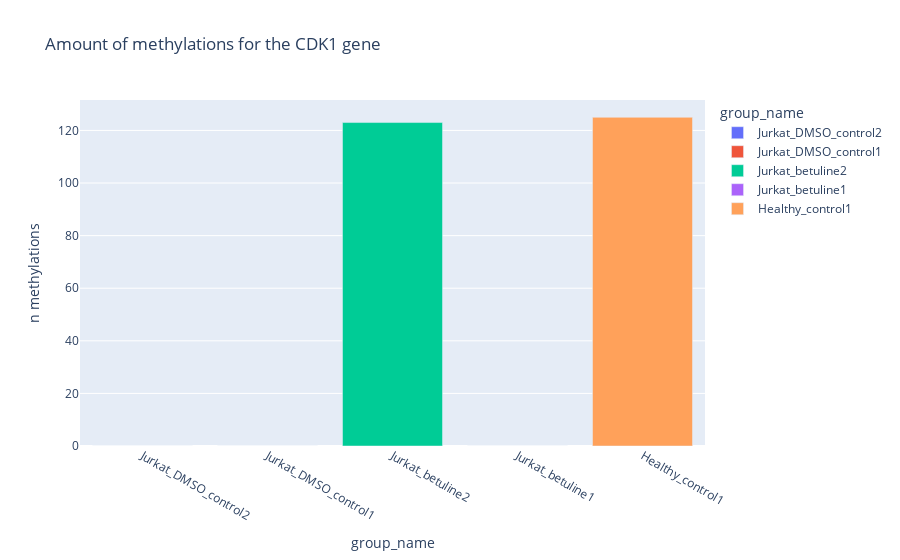

Notebook cell for this chart:
### Markdown cell above
What this showcases is that there were multiple promoter sites found for the CDK1, sites that possibly weren't found by Martijn.

### Code cell
fig = px.bar(cdk1_count_data, y="n methylations", x="group_name", color="group_name",
             title="Amount of methylations for the CDK1 gene")
fig.show()

### Figure 1 — Plotly figure (JSON) as saved in the notebook; plotly's stock layout.template omitted (floating-point values rounded to 4 significant figures)
{"data": [{"alignmentgroup": "True", "hovertemplate": "group_name=%{x}<br>n methylations=%{y}<extra></extra>", "legendgroup": "Jurkat_DMSO_control2", "marker": {"color": "#636efa", "pattern": {"shape": ""}}, "name": "Jurkat_DMSO_control2", "offsetgroup": "Jurkat_DMSO_control2", "orientation": "v", "showlegend": true, "textposition": "auto", "type": "bar", "x": ["Jurkat_DMSO_control2"], "xaxis": "x", "y": [0], "yaxis": "y"}, {"alignmentgroup": "True", "hovertemplate": "group_name=%{x}<br>n methylations=%{y}<extra></extra>", "legendgroup": "Jurkat_DMSO_control1", "marker": {"color": "#EF553B", "pattern": {"shape": ""}}, "name": "Jurkat_DMSO_control1", "offsetgroup": "Jurkat_DMSO_control1", "orientation": "v", "showlegend": true, "textposition": "auto", "type": "bar", "x": ["Jurkat_DMSO_control1"], "xaxis": "x", "y": [0], "yaxis": "y"}, {"alignmentgroup": "True", "hovertemplate": "group_name=%{x}<br>n methylations=%{y}<extra></extra>", "legendgroup": "Jurkat_betuline2", "marker": {"color": "#00cc96", "pattern": {"shape": ""}}, "name": "Jurkat_betuline2", "offsetgroup": "Jurkat_betuline2", "orientation": "v", "showlegend": true, "textposition": "auto", "type": "bar", "x": ["Jurkat_betuline2"], "xaxis": "x", "y": [123], "yaxis": "y"}, {"alignmentgroup": "True", "hovertemplate": "group_name=%{x}<br>n methylations=%{y}<extra></extra>", "legendgroup": "Jurkat_betuline1", "marker": {"color": "#ab63fa", "pattern": {"shape": ""}}, "name": "Jurkat_betuline1", "offsetgroup": "Jurkat_betuline1", "orientation": "v", "showlegend": true, "textposition": "auto", "type": "bar", "x": ["Jurkat_betuline1"], "xaxis": "x", "y": [0], "yaxis": "y"}, {"alignmentgroup": "True", "hovertemplate": "group_name=%{x}<br>n methylations=%{y}<extra></extra>", "legendgroup": "Healthy_control1", "marker": {"color": "#FFA15A", "pattern": {"shape": ""}}, "name": "Healthy_control1", "offsetgroup": "Healthy_control1", "orientation": "v", "showlegend": true, "textposition": "auto", "type": "bar", "x": ["Healthy_control1"], "xaxis": "x", "y": [125], "yaxis": "y"}], "layout": {"barmode": "relative", "legend": {"title": {"text": "group_name"}, "tracegroupgap": 0}, "title": {"text": "Amount of methylations for the CDK1 gene"}, "xaxis": {"anchor": "y", "categoryarray": ["Jurkat_DMSO_control2", "Jurkat_DMSO_control1", "Jurkat_betuline2", "Jurkat_betuline1", "Healthy_control1"], "categoryorder": "array", "domain": [0, 1], "title": {"text": "group_name"}}, "yaxis": {"anchor": "x", "domain": [0, 1], "title": {"text": "n methylations"}}}}
